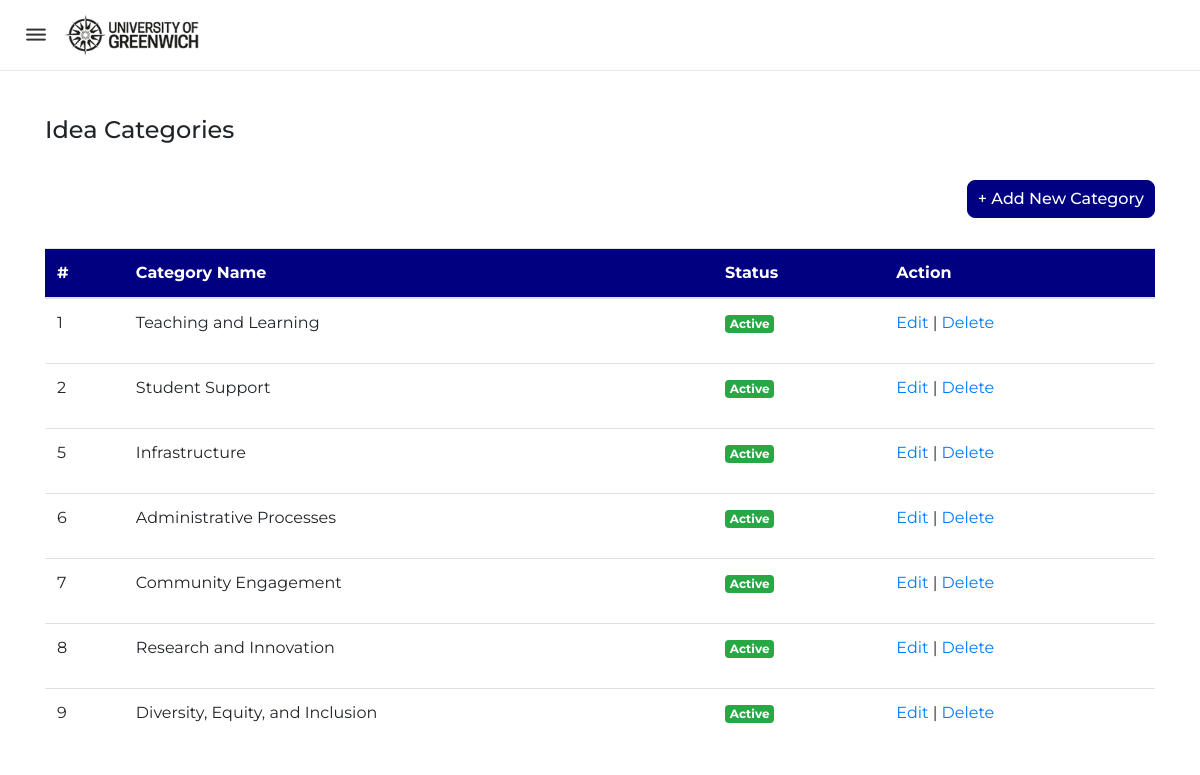
Page /category_administrator.php on the committed database.
### tables this page shows
CREATE TABLE `category` (
  `CategoryID` int(11) NOT NULL,
  `CategoryName` varchar(50) NOT NULL,
  `CategoryStatus` varchar(20) NOT NULL
);

### category_administrator.php (the view, shortened to what this page needs)
<?php
include('connect.php');
?>
<!DOCTYPE html>
<html lang="en">
<head>
    <link rel="stylesheet" href="style.css">
    <link rel="stylesheet" href="https://unicons.iconscout.com/release/v4.0.0/css/line.css">
    <link rel="stylesheet" href="https://cdn.jsdelivr.net/npm/bootstrap@4.6.2/dist/css/bootstrap.min.css">
</head>
<body>
    <nav class="navi-bar">
        <div class="logo">
            <i class="uil uil-bars menu-icon"></i>
            <img src="img/uog-logo.png" alt="University of Greenwich Logo">
        </div>
    </nav>
    <main>
        <div class="container" style="margin-top: 100px;">
            <div class="tablepage-header">
                <div class="pt-3">
                    <h4>Idea Categories</h4>
                </div>
                <div class="th-btns text-right">
                    <button type="button" class="btn-modal" data-toggle="modal" data-target="#exampleModal">
                        + Add New Category
                    </button>
                </div>
            </div>
<?php
$query="SELECT *
        FROM category";
$result=mysqli_query($connection,$query);
$count=mysqli_num_rows($result);
if ($count < 1) {
    echo "<p>No Category Found.</p>";
}
else{
    ?>
    <div class="table-container">
                <table class="table">
                    <thead class="thead-light">
                      <tr>
                        <th>#</th>
                        <th>Category Name</th>
                        <th>Status</th>
                        <th>Action</th>
                      </tr>
                    </thead>
                    <tbody>
                        <?php
                        if ($count < 1) {
                            echo "<tr><p>No Category Found.</p></tr>";
                        }
                        else{
                            for($i=0;$i<$count;$i++){
                                $rows=mysqli_fetch_array($result);
                            $CategoryID=$rows['CategoryID'];
                            echo "<tr>";
                            echo "<td>$CategoryID</td>";
                            echo "<td>" . $rows['CategoryName'] . "</td>";
                        ?>
                        <td>
                        <?php
                        if ($rows['CategoryStatus']==0)
                        {
                            echo '<p><a href="categorystatus_administrator.php?CategoryID=' . $rows['CategoryID'] . '&CategoryStatus=1" class="badge badge-success">Active</a></p>';
                        }
                        else
                        {
                            echo '<p><a href="categorystatus_administrator.php?CategoryID=' . $rows['CategoryID'] . '&CategoryStatus=0" class="badge badge-danger">Inactive</a></p>';
                        }
                        ?>
                        </td>
                        <td>
                        <a href="" type="button" data-toggle="modal" data-target="#updateModal<?php echo $rows['CategoryID']?>">Edit</a> | <a href="deletecategory_administrator.php?CategoryID=<?php echo $CategoryID?>">Delete</a>
                        </td>
                        <?php
                            echo "</tr>";
                            }
                        }
                        ?>
                    </tbody>
                  </table>
            </div>
<?php
}
?>
        </div>
    </main>
</body>
</html>

### style.css (style rules this page uses)
* { margin: 0; padding: 0; box-sizing: border-box; font-family: 'Montserrat', sans-serif; }
body { height: 100vh; }
.navi-bar { position: fixed; top: 0; left: 0; height: 70px; width: 100%; display: flex; align-items: center; background: #FFFFFF; box-shadow: 0 0 1px rgba(0, 0, 0, 0.5); z-index: 100; }
.navi-bar .logo { display: flex; align-items: center; margin: 0 24px; }
.logo .menu-icon { color: #333333; font-size: 24px; margin-right: 14px; cursor: pointer; }
.logo img { width: 140px; }
.table-container { height: 500px; overflow: auto; }
table { border-collapse: collapse; }
table th { position: sticky; top: 0; background-color: #000080 !important; color: #FFFFFF !important; }
.th-btns { padding: 5px 0px 30px 0px; margin-top: 30px; }
.btn-modal { padding: 6px 10px; text-align: center; font-size: 16px; font-weight: 500; color: #FFFFFF; background-color: #000080; border-radius: 8px; border: none; border: 1px solid #000080; box-shadow: inset 0 0 0 0 #000080; transition: ease-out 0.3s; -webkit-transition: ease-out 0.3s; -moz-transition: ease-out 0.3s; }

### rows in the picture
category: CategoryID "1", CategoryName "Teaching and Learning"
category: CategoryID "2", CategoryName "Student Support"
category: CategoryID "5", CategoryName "Infrastructure"
category: CategoryID "6", CategoryName "Administrative Processes"
category: CategoryID "7", CategoryName "Community Engagement"
category: CategoryID "8", CategoryName "Research and Innovation"
category: CategoryID "9", CategoryName "Diversity, Equity, and Inclusion"
